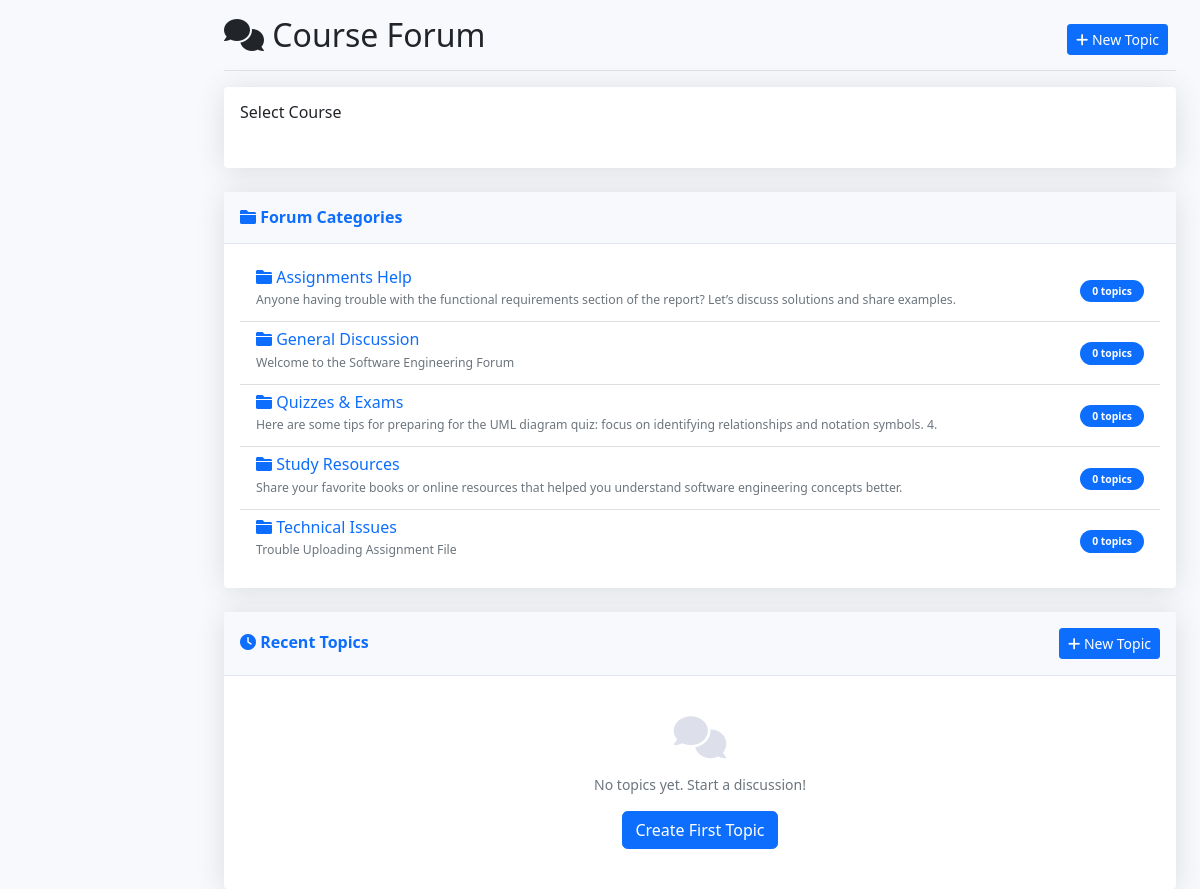
The app's page /forum/index.php?course_id=11 (signed in) with its own data.
### tables this page shows
CREATE TABLE `forum_categories` (
  `id` int(11) NOT NULL,
  `course_id` int(11) NOT NULL,
  `name` varchar(100) NOT NULL,
  `description` text DEFAULT NULL,
  `created_at` timestamp NOT NULL DEFAULT current_timestamp()
);

### forum/index.php (the view, shortened to what this page needs)
<?php
$database = new Database();
$db = $database->getConnection();
$selected_course_id = isset($_GET['course_id']) ? (int)$_GET['course_id'] : null;
$categories = [];
if ($selected_course_id) {
    $query = "SELECT fc.*, COUNT(ft.id) as topic_count
              FROM forum_categories fc
              LEFT JOIN forum_topics ft ON fc.id = ft.category_id
              WHERE fc.course_id = ?
              GROUP BY fc.id
              ORDER BY fc.name";
    $stmt = $db->prepare($query);
    $stmt->execute([$selected_course_id]);
    $categories = $stmt->fetchAll(PDO::FETCH_ASSOC);
}
$recent_topics = [];
if ($selected_course_id) {
    $query = "SELECT ft.*, fc.name as category_name, u.first_name, u.last_name,
              COUNT(fp.id) as post_count, MAX(fp.created_at) as last_post_date
              FROM forum_topics ft
              JOIN forum_categories fc ON ft.category_id = fc.id
              JOIN users u ON ft.created_by = u.id
              LEFT JOIN forum_posts fp ON ft.id = fp.topic_id
              WHERE fc.course_id = ?
              GROUP BY ft.id
              ORDER BY ft.is_pinned DESC, last_post_date DESC
              LIMIT 10";
    $stmt = $db->prepare($query);
    $stmt->execute([$selected_course_id]);
    $recent_topics = $stmt->fetchAll(PDO::FETCH_ASSOC);
}
?>
<!DOCTYPE html>
<html lang="en">
<head>
    <link href="https://cdn.jsdelivr.net/npm/bootstrap@5.1.3/dist/css/bootstrap.min.css" rel="stylesheet">
    <link href="https://cdnjs.cloudflare.com/ajax/libs/font-awesome/6.0.0/css/all.min.css" rel="stylesheet">
    <link href="../assets/css/dashboard.css" rel="stylesheet">
</head>
<body>
    <div class="container-fluid">
        <div class="row">
            <main class="col-md-9 ms-sm-auto col-lg-10 px-md-4">
                <div class="d-flex justify-content-between flex-wrap flex-md-nowrap align-items-center pt-3 pb-2 mb-3 border-bottom">
                    <h1 class="h2">
                        <i class="fas fa-comments"></i> Course Forum
                    </h1>
                    <div class="btn-toolbar mb-2 mb-md-0">
                        <div class="btn-group me-2">
                            <a href="topic_create.php?course_id=<?php echo $selected_course_id; ?>" class="btn btn-sm btn-primary">
                                <i class="fas fa-plus"></i> New Topic
                            </a>
                        </div>
                    </div>
                </div>
                <div class="row mb-4">
                    <div class="col-12">
                        <div class="card">
                            <div class="card-body">
                                <h6 class="card-title">Select Course</h6>
                            </div>
                        </div>
                    </div>
                </div>
                <?php if ($selected_course_id): ?>
                <div class="row mb-4">
                    <div class="col-12">
                        <div class="card shadow">
                            <div class="card-header py-3">
                                <h6 class="m-0 font-weight-bold text-primary">
                                    <i class="fas fa-folder"></i> Forum Categories
                                </h6>
                            </div>
                            <div class="card-body">
                                <?php if (empty($categories)): ?>
                                    <div class="text-center py-4">
                                        <i class="fas fa-folder-open fa-3x text-gray-300 mb-3"></i>
                                        <p class="text-muted">No forum categories available for this course.</p>
                                        <?php if (hasRole('instructor')): ?>
                                            <a href="category_create.php?course_id=<?php echo $selected_course_id; ?>" class="btn btn-primary">
                                                Create First Category
                                            </a>
                                        <?php endif; ?>
                                    </div>
                                <?php else: ?>
                                    <div class="list-group list-group-flush">
                                        <?php foreach ($categories as $category): ?>
                                            <div class="list-group-item d-flex justify-content-between align-items-center">
                                                <div>
                                                    <h6 class="mb-1">
                                                        <a href="category_view.php?id=<?php echo $category['id']; ?>" class="text-decoration-none">
                                                            <i class="fas fa-folder"></i> <?php echo htmlspecialchars($category['name']); ?>
                                                        </a>
                                                    </h6>
                                                    <p class="mb-1 text-muted small"><?php echo htmlspecialchars($category['description']); ?></p>
                                                </div>
                                                <div class="text-end">
                                                    <span class="badge bg-primary rounded-pill"><?php echo $category['topic_count']; ?> topics</span>
                                                </div>
                                            </div>
                                        <?php endforeach; ?>
                                    </div>
                                <?php endif; ?>
                            </div>
                        </div>
                    </div>
                </div>
                <div class="row">
                    <div class="col-12">
                        <div class="card shadow">
                            <div class="card-header py-3 d-flex justify-content-between align-items-center">
                                <h6 class="m-0 font-weight-bold text-primary">
                                    <i class="fas fa-clock"></i> Recent Topics
                                </h6>
                                <a href="topic_create.php?course_id=<?php echo $selected_course_id; ?>" class="btn btn-sm btn-primary">
                                    <i class="fas fa-plus"></i> New Topic
                                </a>
                            </div>
                            <div class="card-body">
                                <?php if (empty($recent_topics)): ?>
                                    <div class="text-center py-4">
                                        <i class="fas fa-comments fa-3x text-gray-300 mb-3"></i>
                                        <p class="text-muted">No topics yet. Start a discussion!</p>
                                        <a href="topic_create.php?course_id=<?php echo $selected_course_id; ?>" class="btn btn-primary">
                                            Create First Topic
                                        </a>
                                    </div>
                                <?php endif; ?>
                            </div>
                        </div>
                    </div>
                </div>
                <?php endif; ?>
            </main>
        </div>
    </div>
</body>
</html>

### assets/css/dashboard.css (style rules this page uses)
body { font-size: .875rem; background-color: #f8f9fc; }
.card { box-shadow: 0 0.15rem 1.75rem 0 rgba(58, 59, 69, 0.15) !important; border: none; }
.card-header { background-color: #f8f9fc; border-bottom: 1px solid #e3e6f0; }
.font-weight-bold { font-weight: 700 !important; }
.text-gray-300 { color: #dddfeb !important; }
.btn { border-radius: 0.35rem; font-weight: 400; }
.btn-sm { padding: 0.25rem 0.5rem; font-size: 0.875rem; border-radius: 0.2rem; }
.badge { font-weight: 600; font-size: 0.65rem; padding: 0.375rem 0.75rem; }
.shadow { box-shadow: 0 0.15rem 1.75rem 0 rgba(58, 59, 69, 0.15) !important; }

### records on screen
forum_categories: name "Assignments Help", description "Anyone having trouble with the functional requirements section of the report? Let’s discuss solutions and share examples.", topic_count "0"
forum_categories: name "General Discussion", description "Welcome to the Software Engineering Forum", topic_count "0"
forum_categories: name "Quizzes & Exams", description "Here are some tips for preparing for the UML diagram quiz: focus on identifying relationships and notation symbols. 4.", topic_count "0"
forum_categories: name "Study Resources", description "Share your favorite books or online resources that helped you understand software engineering concepts better.", topic_count "0"
forum_categories: name "Technical Issues", description "Trouble Uploading Assignment File", topic_count "0"
